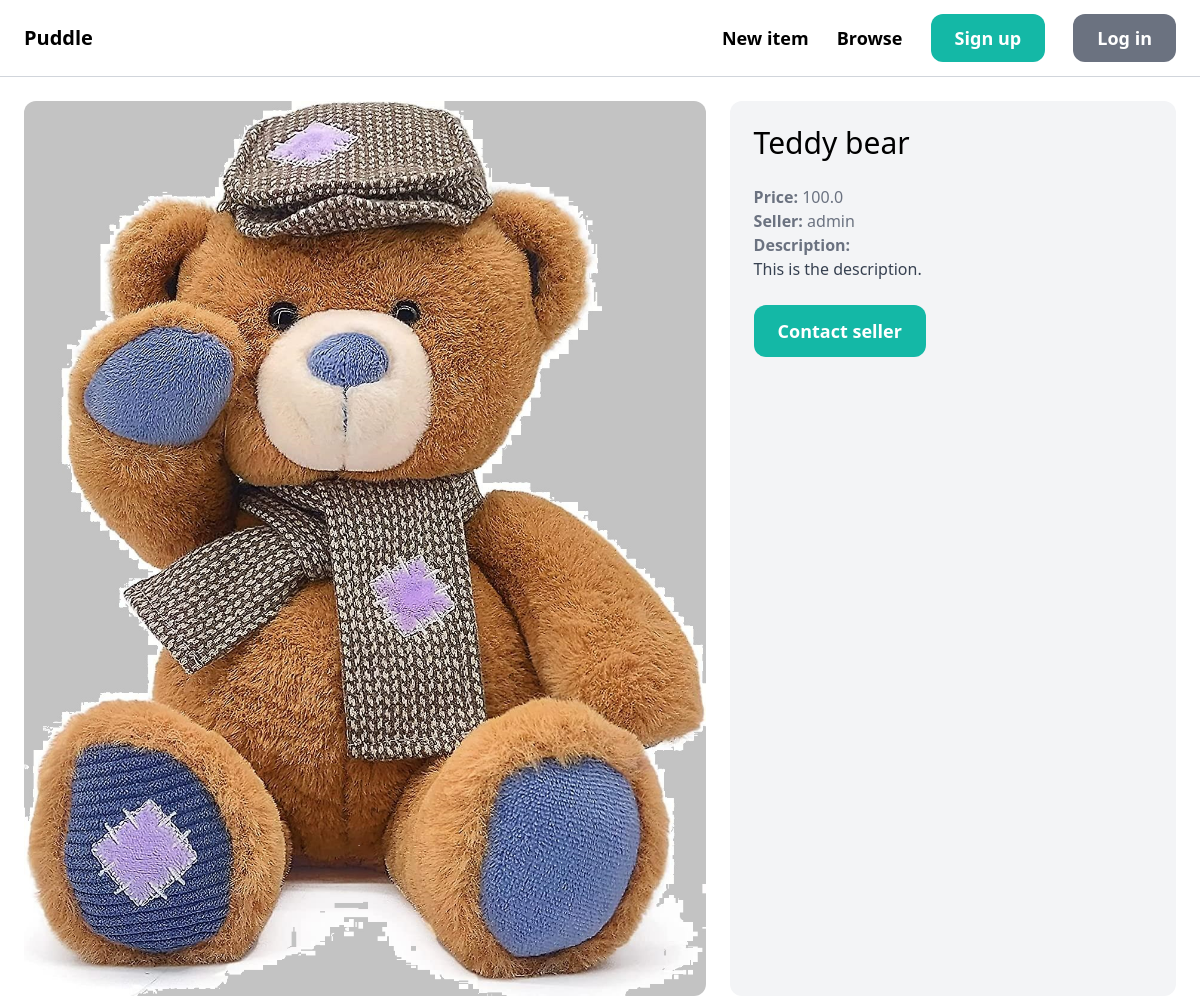
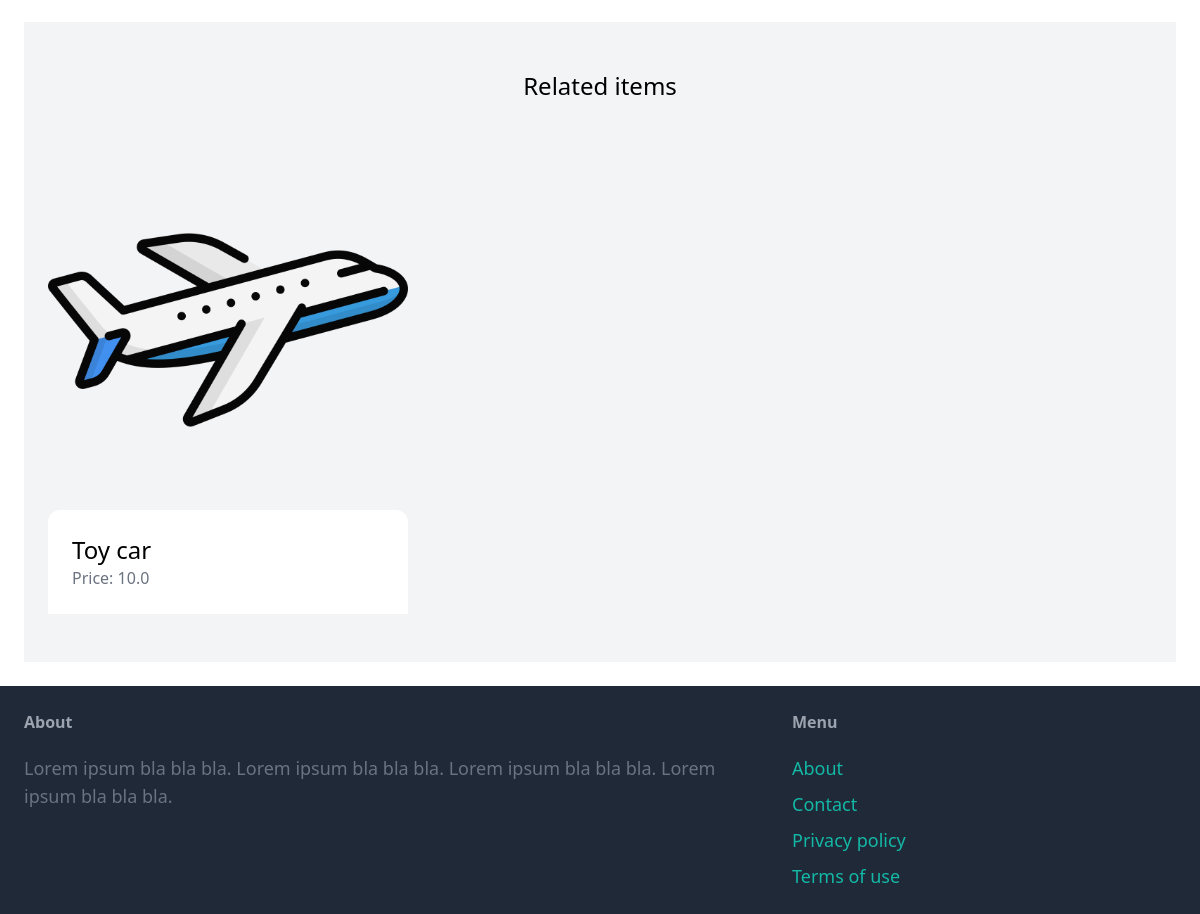
Page /items/1/ on the committed database (2 pictures, top to bottom).
### item/models.py (models this page shows, shortened)
class Item(models.Model):
    Category = models.ForeignKey(Category, related_name='items', on_delete=models.CASCADE)
    name = models.CharField(max_length=255)
    description = models.TextField(blank=True, null=True)
    price = models.FloatField()
    image = models.ImageField(upload_to='item_images', blank=True, null=True)
    is_sold = models.BooleanField(default=False)
    created_by = models.ForeignKey(User, related_name='items', on_delete=models.CASCADE)
    created_at = models.DateTimeField(auto_now_add=True)

### item/views.py (the view)
# urls.py: path('<int:pk>/', views.detail, name='detail'),
def detail(request, pk):
    item = get_object_or_404(Item, pk=pk)
    related_items = Item.objects.filter(Category=item.Category, is_sold=False).exclude(pk=pk)[0:3]
    return render(request, 'item/detail.html', {
        'item': item,
        'related_items': related_items
        })

### item/templates/item/detail.html (shortened to what this page needs)
{% extends 'core/base.html' %}
{% block content %}
<div class="grid grid-cols-5 gap-6">
    <div class="col-span-3">
        <img src="{{ item.image.url }}" class="rounded-xl">
    </div>
    <div class="col-span-2 p-6 bg-gray-100 rounded-xl">
        <h1 class="mb-6 text-3xl"> {{ item.name }}</h1>
        <p class="text-gray-500"> <strong>Price:</strong> {{ item.price }}</p>
        <p class="text-gray-500"> <strong>Seller:</strong> {{ item.created_by.username }}</p>
        {% if item.description %}
        <p class="text-gray-700">
            <strong class="text-gray-500">Description:</strong><br>
        {{ item.description }}
        </p>
        {% endif %}
        {% if request.user == item.created_by %}
            <div class="mt-6 p-6 bg-white rounded-xl">
                <p> This is your item</p>
                <a href="#" class="inline-block mt-6 px-6 py-3 text-lg font-semibold bg-teal-500 text-white rounded-xl">Edit</a>
                <a href="{% url 'item:delete' item.id %}" class="inline-block mt-6 px-6 py-3 text-lg font-semibold bg-red-500 text-white rounded-xl">Delete</a>
            </div>
        {% else %}
            <a href="#" class="inline-block mt-6 px-6 py-3 text-lg font-semibold bg-teal-500 text-white rounded-xl hover:bg-teal-700">Contact seller</a>
        {% endif %}
    </div>
</div>
<div class="mt-6 px-6 py-12 bg-gray-100 rounder-xl">
    <h2 class="mb-12 text-2xl text-center">Related items</h2>
    <div class="grid grid-cols-3 gap-3">
        {% for item in related_items %}
            <div>
                <a href="{% url 'item:detail' item.id %}">
                    <div>
                        <img src="{{ item.image.url }}" class="rounded-t-xl">
                    </div>
                    <div class="p-6 bg-white rounded-t-xl">
                        <h2 class="text-2xl"> {{ item.name }} </h2>
                        <p class="text-gray-500">Price: {{ item.price }} </p>
                    </div>
                </a>
            </div>
        {% endfor %}
    </div>
</div>
{% endblock %}

### rows in the picture
Item: image (picture), name "Teddy bear", price "100.0", created_by.username "admin", description "This is the description."
Item: image (picture), name "Toy car", price "10.0"
